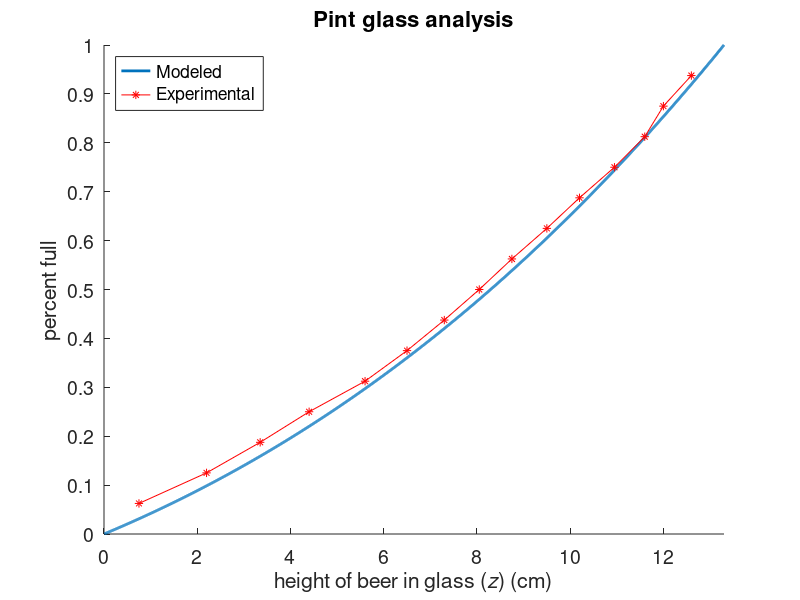
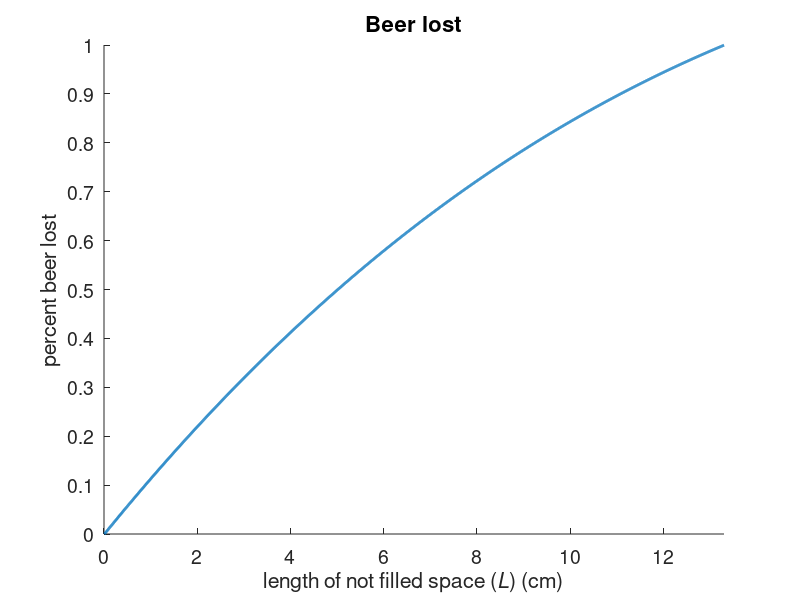

Write the MATLAB code that produced these figures, in order.
% pint glass calculations
clear all; close all;

% dimensions
% top, inside       d=7.95cm    r=3.975cm
% bottom inside,    d=4.90cm    r=2.45cm 
% height = 12.5cm
I = 1.15; % to increase size to exactly 16oz
td = 7.95*I;
bd = 4.90*I;
tr = td/2;
br = bd/2;

h = 13.3;
dz = 0.01;

conv = 0.0338140227; % cm3 to oz

z = 0.01:dz:h;

r = (((tr-br)/h) * z) + 2.45;
A = pi .* (r.^2);

vol = A*conv*0.01;

totv = sum(vol);
cumsumv = cumsum(vol);
perc = cumsumv/totv;

data = [1 , 1.45; 2 , 2.9; 3, 4.05; 4, 5.1; 5, 6.3; 6, 7.2; 7, 8.0; 8, 8.75; 9, 9.45; 10, 10.2; 11, 10.9; 12, 11.65; 13, 12.3; 14, 12.7; 15, 13.3];
data(:,2) = (data(:,2) - 0.7 ); % 0.7 is bottom thickness
data(:,3) = data(:,1) / 16;

figure();
hold on;
set(gca,'FontSize',14);
axis([0 h 0 1]);
title('Pint glass analysis','FontSize',16);
xlabel('height of beer in glass (\itz\rm) (cm)');
ylabel('percent full');
set(gca,'YTick',0:0.1:1);
plot(z,perc,'LineWidth',2);
plot(data(:,2),data(:,3),'-*','Color',[1 0 0])
legend('Modeled','Experimental','Location','Northwest')
hold off;
print('-depsc','-r300','-painters', 'straight');

% or conversely height missing and perc lost
invperc = 1 - perc;

figure();
hold on;
set(gca,'FontSize',14);
axis([0 h 0 1]);
title('Beer lost','FontSize',16);
xlabel('length of not filled space (\itL\rm) (cm)');
ylabel('percent beer lost');
set(gca,'YTick',0:0.1:1);
plot(fliplr(z),invperc,'LineWidth',2);
hold off;
print('-depsc','-r300','-painters', 'invert');


